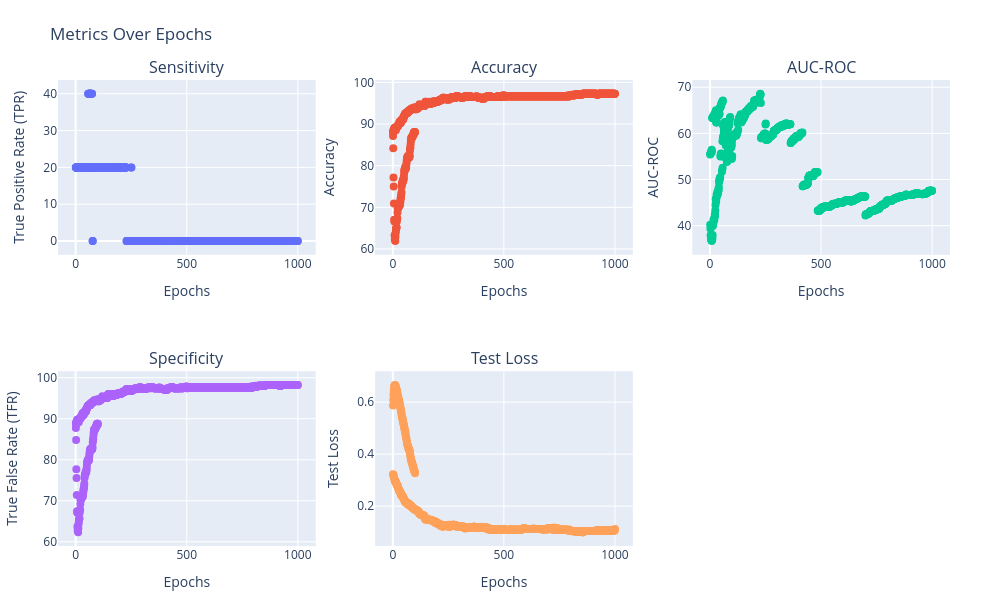

The cell this chart's notebook holds for it:
### Code cell
#@title ## 3.5 Print all together
fig = make_subplots(rows=2, cols=3, subplot_titles=("Sensitivity", "Accuracy", "AUC-ROC", "Specificity", "Test Loss"))

# Sensitivity plot
fig.add_trace(
    go.Scatter(x=results['Epoch'], y=results['Sensitivity'], mode='markers', marker=dict(symbol='circle', size=8)),
    row=1, col=1
)
# fig.update_xaxes(title_text="Epoch", row=1, col=1)
# fig.update_yaxes(title_text="Sensitivity", row=1, col=1)

# Accuracy plot
fig.add_trace(
    go.Scatter(x=results['Epoch'], y=results['Accuracy'], mode='markers', marker=dict(symbol='circle', size=8)),
    row=1, col=2
)
# fig.update_xaxes(title_text="Epoch", row=1, col=2)
# fig.update_yaxes(title_text="Accuracy", row=1, col=2)

# AUC ROC plot
fig.add_trace(
    go.Scatter(x=results['Epoch'], y=results['AUC-ROC'], mode='markers', marker=dict(symbol='circle', size=8)),
    row=1, col=3
)
# fig.update_xaxes(title_text="Epoch", row=1, col=3)
# fig.update_yaxes(title_text="AUC ROC", row=1, col=3)

# Specificity plot
fig.add_trace(
    go.Scatter(x=results['Epoch'], y=results['Specificity'], mode='markers', marker=dict(symbol='circle', size=8)),
    row=2, col=1
)
# fig.update_xaxes(title_text="Epoch", row=2, col=1)
# fig.update_yaxes(title_text="Specificity", row=2, col=1)

# Test Loss plot
fig.add_trace(
    go.Scatter(x=results['Epoch'], y=results['Test Loss'], mode='markers', marker=dict(symbol='circle', size=8)),
    row=2, col=2
)

# Define different y-axis labels
y_labels = ['True Positive Rate (TPR)', 'Accuracy', 'AUC-ROC', 'True False Rate (TFR)', 'Test Loss']

for i in range(1, 6):
    row_num = (i - 1) // 3 + 1
    col_num = (i - 1) % 3 + 1

    fig.update_xaxes(title_text="Epochs", row=row_num, col=col_num)
    fig.update_yaxes(title_text=y_labels[i-1], row=row_num, col=col_num)

# Update layout
fig.update_layout(
    height=600,
    width=1000,
    title_text="Metrics Over Epochs",
    showlegend=False,
    margin=dict(l=50, r=50, t=80, b=50)
)

# Show the plot
fig.show()

### Figure 1 — Plotly figure (JSON) as saved in the notebook; plotly's stock layout.template omitted (floating-point values rounded to 4 significant figures; data arrays with more than 128 entries replaced by an {"elided": "..."} marker saying what was removed)
{"data": [{"marker": {"size": 8, "symbol": "circle"}, "mode": "markers", "type": "scatter", "x": {"elided": "1100 int values"}, "xaxis": "x", "y": {"elided": "1100 int values"}, "yaxis": "y"}, {"marker": {"size": 8, "symbol": "circle"}, "mode": "markers", "type": "scatter", "x": {"elided": "1100 int values"}, "xaxis": "x2", "y": {"elided": "1100 float values"}, "yaxis": "y2"}, {"marker": {"size": 8, "symbol": "circle"}, "mode": "markers", "type": "scatter", "x": {"elided": "1100 int values"}, "xaxis": "x3", "y": {"elided": "1100 float values"}, "yaxis": "y3"}, {"marker": {"size": 8, "symbol": "circle"}, "mode": "markers", "type": "scatter", "x": {"elided": "1100 int values"}, "xaxis": "x4", "y": {"elided": "1100 float values"}, "yaxis": "y4"}, {"marker": {"size": 8, "symbol": "circle"}, "mode": "markers", "type": "scatter", "x": {"elided": "1100 int values"}, "xaxis": "x5", "y": {"elided": "1100 float values"}, "yaxis": "y5"}], "layout": {"annotations": [{"font": {"size": 16}, "showarrow": false, "text": "Sensitivity", "x": 0.1444, "xanchor": "center", "xref": "paper", "y": 1, "yanchor": "bottom", "yref": "paper"}, {"font": {"size": 16}, "showarrow": false, "text": "Accuracy", "x": 0.5, "xanchor": "center", "xref": "paper", "y": 1, "yanchor": "bottom", "yref": "paper"}, {"font": {"size": 16}, "showarrow": false, "text": "AUC-ROC", "x": 0.8556, "xanchor": "center", "xref": "paper", "y": 1, "yanchor": "bottom", "yref": "paper"}, {"font": {"size": 16}, "showarrow": false, "text": "Specificity", "x": 0.1444, "xanchor": "center", "xref": "paper", "y": 0.375, "yanchor": "bottom", "yref": "paper"}, {"font": {"size": 16}, "showarrow": false, "text": "Test Loss", "x": 0.5, "xanchor": "center", "xref": "paper", "y": 0.375, "yanchor": "bottom", "yref": "paper"}], "height": 600, "margin": {"b": 50, "l": 50, "r": 50, "t": 80}, "showlegend": false, "title": {"text": "Metrics Over Epochs"}, "width": 1000, "xaxis": {"anchor": "y", "domain": [0, 0.2889], "title": {"text": "Epochs"}}, "xaxis2": {"anchor": "y2", "domain": [0.3556, 0.6444], "title": {"text": "Epochs"}}, "xaxis3": {"anchor": "y3", "domain": [0.7111, 1], "title": {"text": "Epochs"}}, "xaxis4": {"anchor": "y4", "domain": [0, 0.2889], "title": {"text": "Epochs"}}, "xaxis5": {"anchor": "y5", "domain": [0.3556, 0.6444], "title": {"text": "Epochs"}}, "xaxis6": {"anchor": "y6", "domain": [0.7111, 1]}, "yaxis": {"anchor": "x", "domain": [0.625, 1], "title": {"text": "True Positive Rate (TPR)"}}, "yaxis2": {"anchor": "x2", "domain": [0.625, 1], "title": {"text": "Accuracy"}}, "yaxis3": {"anchor": "x3", "domain": [0.625, 1], "title": {"text": "AUC-ROC"}}, "yaxis4": {"anchor": "x4", "domain": [0, 0.375], "title": {"text": "True False Rate (TFR)"}}, "yaxis5": {"anchor": "x5", "domain": [0, 0.375], "title": {"text": "Test Loss"}}, "yaxis6": {"anchor": "x6", "domain": [0, 0.375]}}}
